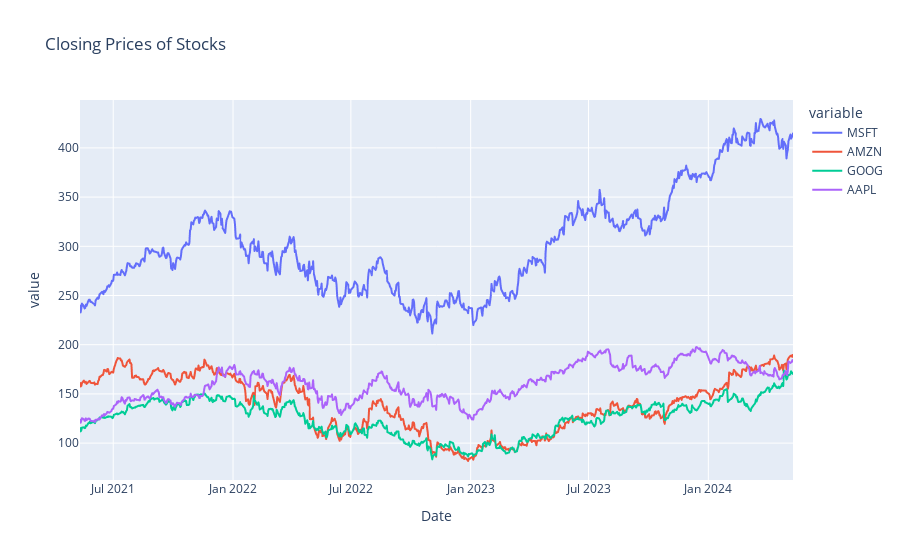

Write notebook code for a chart like this one.
### Markdown cell above
#### Performance Summary

### Code cell
fig = px.line(col_df, y=['MSFT','AMZN','GOOG', 'AAPL'], title='Closing Prices of Stocks')
fig.show()

### Figure 1 — Plotly figure (JSON) as saved in the notebook; plotly's stock layout.template omitted (floating-point values rounded to 4 significant figures; data arrays with more than 128 entries replaced by an {"elided": "..."} marker saying what was removed)
{"data": [{"hovertemplate": "variable=MSFT<br>Date=%{x}<br>value=%{y}<extra></extra>", "legendgroup": "MSFT", "line": {"color": "#636efa", "dash": "solid"}, "marker": {"symbol": "circle"}, "mode": "lines", "name": "MSFT", "showlegend": true, "type": "scattergl", "x": {"elided": "756 str values"}, "xaxis": "x", "y": {"elided": "756 float values"}, "yaxis": "y"}, {"hovertemplate": "variable=AMZN<br>Date=%{x}<br>value=%{y}<extra></extra>", "legendgroup": "AMZN", "line": {"color": "#EF553B", "dash": "solid"}, "marker": {"symbol": "circle"}, "mode": "lines", "name": "AMZN", "showlegend": true, "type": "scattergl", "x": {"elided": "756 str values"}, "xaxis": "x", "y": {"elided": "756 float values"}, "yaxis": "y"}, {"hovertemplate": "variable=GOOG<br>Date=%{x}<br>value=%{y}<extra></extra>", "legendgroup": "GOOG", "line": {"color": "#00cc96", "dash": "solid"}, "marker": {"symbol": "circle"}, "mode": "lines", "name": "GOOG", "showlegend": true, "type": "scattergl", "x": {"elided": "756 str values"}, "xaxis": "x", "y": {"elided": "756 float values"}, "yaxis": "y"}, {"hovertemplate": "variable=AAPL<br>Date=%{x}<br>value=%{y}<extra></extra>", "legendgroup": "AAPL", "line": {"color": "#ab63fa", "dash": "solid"}, "marker": {"symbol": "circle"}, "mode": "lines", "name": "AAPL", "showlegend": true, "type": "scattergl", "x": {"elided": "756 str values"}, "xaxis": "x", "y": {"elided": "756 float values"}, "yaxis": "y"}], "layout": {"legend": {"title": {"text": "variable"}, "tracegroupgap": 0}, "title": {"text": "Closing Prices of Stocks"}, "xaxis": {"anchor": "y", "domain": [0, 1], "title": {"text": "Date"}}, "yaxis": {"anchor": "x", "domain": [0, 1], "title": {"text": "value"}}}}
